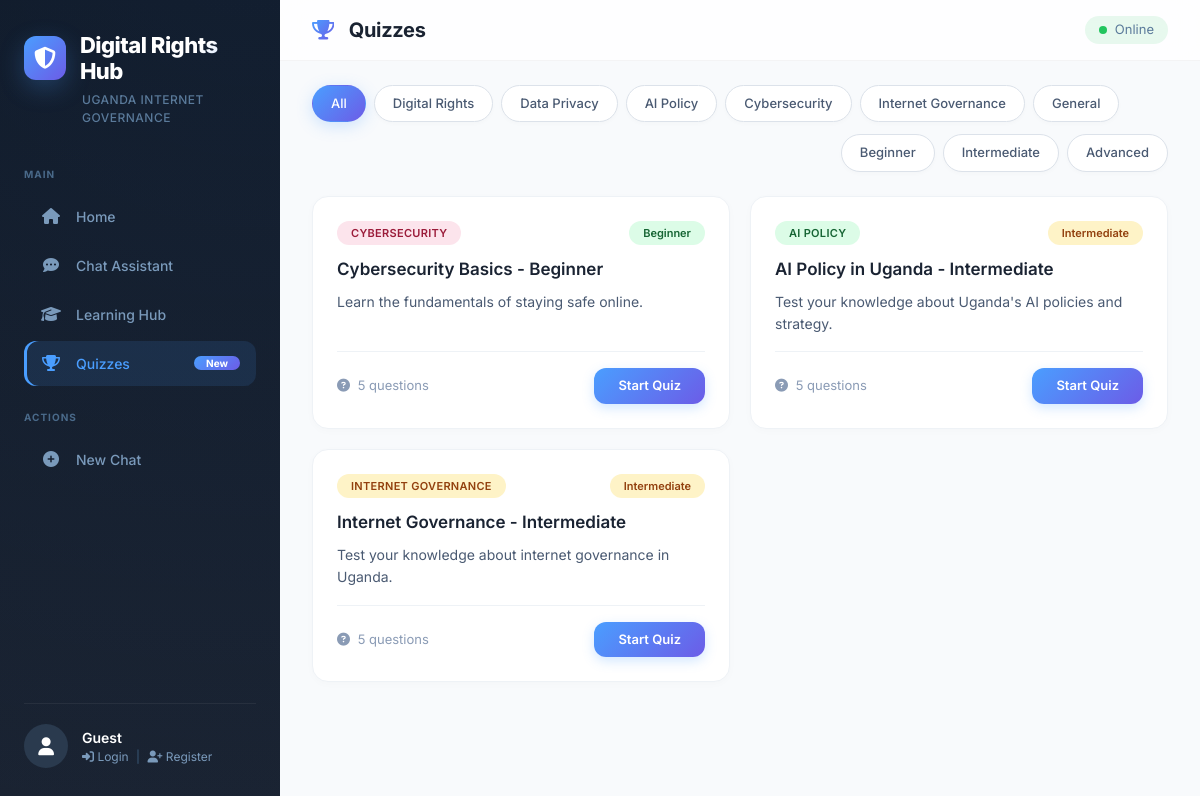
Page /quizzes/ on the earlier database version.
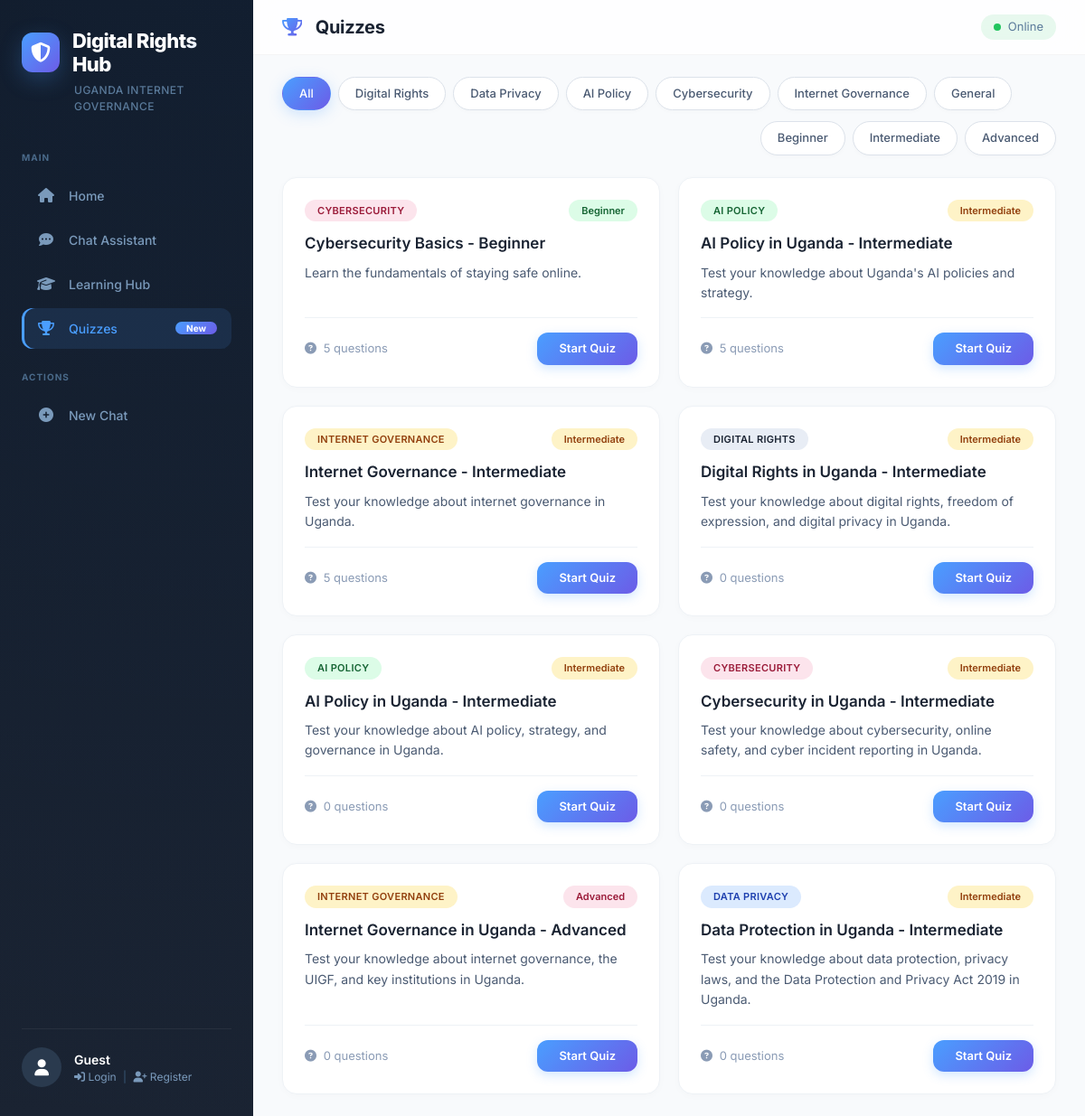
Same page on the later database version.
### chatbot/models.py (models this page shows, shortened)
class Quiz(models.Model):
    CATEGORY_CHOICES = [
        ('digital_rights', 'Digital Rights'),
        ('privacy', 'Data Privacy'),
        ('ai_policy', 'AI Policy'),
        ('cybersecurity', 'Cybersecurity'),
        ('internet_governance', 'Internet Governance'),
        ('general', 'General'),
    ]
    title = models.CharField(max_length=200)
    description = models.TextField()
    category = models.CharField(max_length=50, choices=CATEGORY_CHOICES)
    difficulty = models.CharField(max_length=20, choices=[
        ('beginner', 'Beginner'),
        ('intermediate', 'Intermediate'),
        ('advanced', 'Advanced'),
    ], default='beginner')
    time_limit = models.IntegerField(default=5)
    passing_score = models.IntegerField(default=70)
    is_published = models.BooleanField(default=True)
    created_at = models.DateTimeField(auto_now_add=True)
    def get_question_count(self):
        return self.questions.count()

### chatbot/views.py (the view)
# urls.py: path('quizzes/', views.quiz_list, name='quiz_list'),
def quiz_list(request):
    category = request.GET.get('category', '')
    difficulty = request.GET.get('difficulty', '')
    quizzes = Quiz.objects.filter(is_published=True)
    if category:
        quizzes = quizzes.filter(category=category)
    if difficulty:
        quizzes = quizzes.filter(difficulty=difficulty)
    categories = Quiz.CATEGORY_CHOICES
    difficulties = Quiz._meta.get_field('difficulty').choices
    context = {
        'quizzes': quizzes,
        'categories': categories,
        'difficulties': difficulties,
        'current_category': category,
        'current_difficulty': difficulty,
    }
    return render(request, 'chatbot/quiz_list.html', context)

### chatbot/templates/chatbot/quiz_list.html (shortened to what the changed rows need)
<!DOCTYPE html>
<html lang="en">
<head>
    <link href="https://cdn.jsdelivr.net/npm/bootstrap@5.3.0/dist/css/bootstrap.min.css" rel="stylesheet">
    <link rel="stylesheet" href="https://cdnjs.cloudflare.com/ajax/libs/font-awesome/6.4.0/css/all.min.css">
</head>
<body>
<div class="app-container">
    <aside class="sidebar" id="sidebar">
        <div class="sidebar-brand">
            <div class="logo-icon"><div class="icon-wrap"><i class="fas fa-shield-alt"></i></div><h1>Digital Rights Hub</h1></div>
        </div>
    </aside>
    <main class="main-content">
        <header class="main-header">
            <h2><i class="fas fa-trophy"></i> Quizzes</h2>
        </header>
        <div class="content-area">
            <div class="filters-bar">
                <div class="filter-group">
                    <a href="?{% if current_difficulty %}difficulty={{ current_difficulty }}&{% endif %}" class="filter-btn {% if not current_category %}active{% endif %}">All</a>
                    {% for key, label in categories %}
                    <a href="?category={{ key }}{% if current_difficulty %}&difficulty={{ current_difficulty }}{% endif %}" class="filter-btn {% if current_category == key %}active{% endif %}">{{ label }}</a>
                    {% endfor %}
                </div>
                <div class="filter-group" style="margin-left:auto;">
                    {% for key, label in difficulties %}
                    <a href="?difficulty={{ key }}{% if current_category %}&category={{ current_category }}{% endif %}" class="filter-btn {% if current_difficulty == key %}active{% endif %}">{{ label }}</a>
                    {% endfor %}
                </div>
            </div>
            {% if quizzes %}
            <div class="quizzes-grid">
                {% for quiz in quizzes %}
                <div class="quiz-card">
                    <div class="card-top">
                        <span class="card-badge badge-{{ quiz.category }}">{{ quiz.get_category_display }}</span>
                        <span class="difficulty-badge difficulty-{{ quiz.difficulty }}">{{ quiz.get_difficulty_display }}</span>
                    </div>
                    <div class="card-title">{{ quiz.title }}</div>
                    <div class="card-description">{{ quiz.description|truncatewords:20 }}</div>
                    <div class="card-footer">
                        <span class="meta"><i class="fas fa-question-circle"></i> {{ quiz.get_question_count }} questions</span>
                        <a href="{% url 'quiz_detail' quiz.id %}" class="btn-start">Start Quiz</a>
                    </div>
                </div>
                {% endfor %}
            </div>
            {% else %}
            <div class="empty-state">
                <i class="fas fa-trophy"></i>
                <h3>No quizzes available</h3>
                <p>Check back soon for new quizzes!</p>
            </div>
            {% endif %}
        </div>
    </main>
</div>
</body>
</html>

Differences in the rows shown:
added Quiz: category "DIGITAL RIGHTS", difficulty "Intermediate", title "Digital Rights in Uganda - Intermediate", description "Test your knowledge about digital rights, freedom of expression, and digital privacy in Uganda.", get_question_count "0"
added Quiz: category "AI POLICY", difficulty "Intermediate", title "AI Policy in Uganda - Intermediate", description "Test your knowledge about AI policy, strategy, and governance in Uganda.", get_question_count "0"
added Quiz: category "CYBERSECURITY", difficulty "Intermediate", title "Cybersecurity in Uganda - Intermediate", description "Test your knowledge about cybersecurity, online safety, and cyber incident reporting in Uganda.", get_question_count "0"
added Quiz: category "INTERNET GOVERNANCE", difficulty "Advanced", title "Internet Governance in Uganda - Advanced", description "Test your knowledge about internet governance, the UIGF, and key institutions in Uganda.", get_question_count "0"
added Quiz: category "DATA PRIVACY", difficulty "Intermediate", title "Data Protection in Uganda - Intermediate", description "Test your knowledge about data protection, privacy laws, and the Data Protection and Privacy Act 2019 in Uganda.", get_question_count "0"
